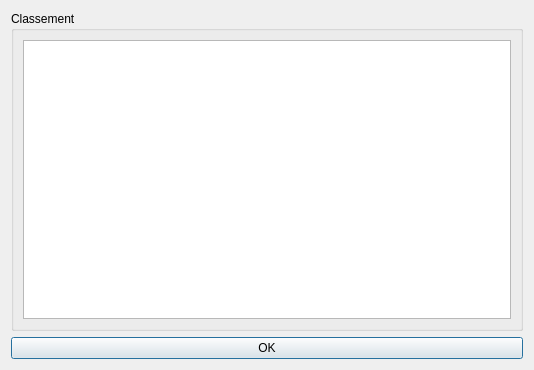
<?xml version="1.0" encoding="UTF-8"?>
<ui version="4.0">
 <class>playersRankingDialog</class>
 <widget class="QDialog" name="playersRankingDialog">
  <property name="geometry">
   <rect>
    <x>0</x>
    <y>0</y>
    <width>534</width>
    <height>370</height>
   </rect>
  </property>
  <property name="windowTitle">
   <string>Players ranking</string>
  </property>
  <layout class="QGridLayout">
   <item row="0" column="0">
    <widget class="QGroupBox" name="groupBox">
     <property name="title">
      <string>Classement</string>
     </property>
     <layout class="QGridLayout">
      <item row="0" column="0">
       <widget class="QTableView" name="tableView">
        <property name="sortingEnabled">
         <bool>true</bool>
        </property>
       </widget>
      </item>
     </layout>
    </widget>
   </item>
   <item row="1" column="0">
    <widget class="QPushButton" name="pushButton">
     <property name="text">
      <string>OK</string>
     </property>
    </widget>
   </item>
  </layout>
 </widget>
 <resources/>
 <connections>
  <connection>
   <sender>pushButton</sender>
   <signal>clicked()</signal>
   <receiver>playersRankingDialog</receiver>
   <slot>accept()</slot>
   <hints>
    <hint type="sourcelabel">
     <x>112</x>
     <y>218</y>
    </hint>
    <hint type="destinationlabel">
     <x>112</x>
     <y>135</y>
    </hint>
   </hints>
  </connection>
 </connections>
</ui>
